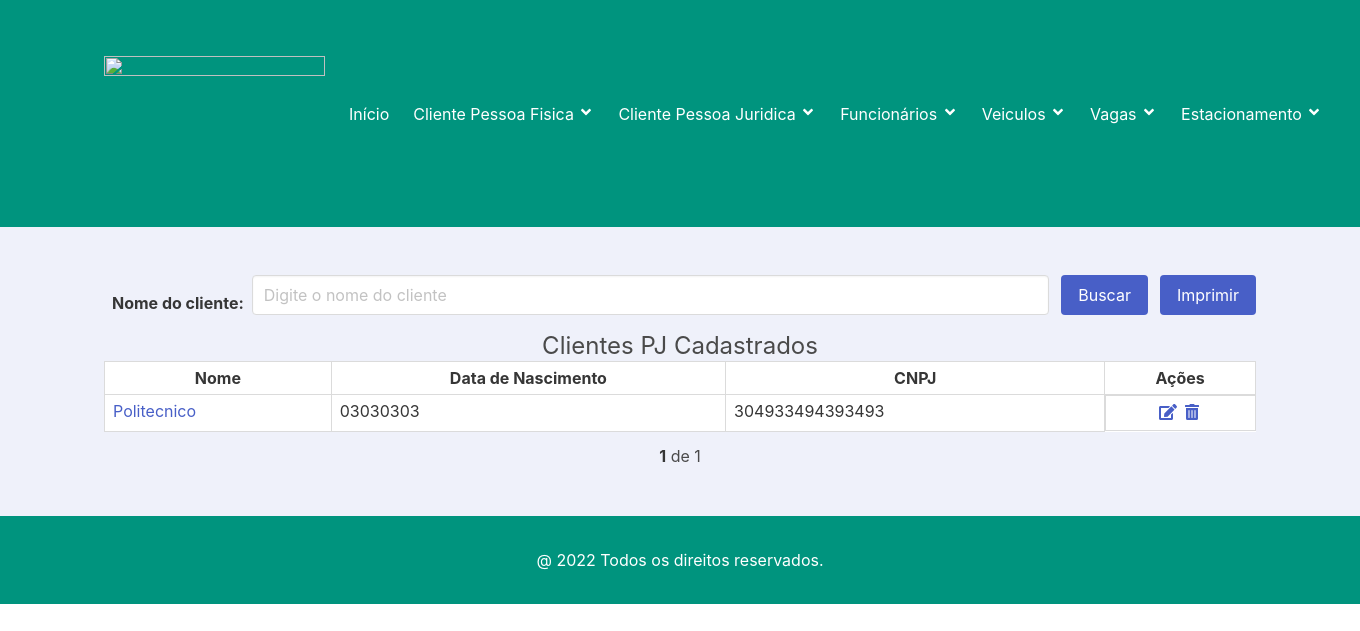
Before: /clientespj with the older database file.
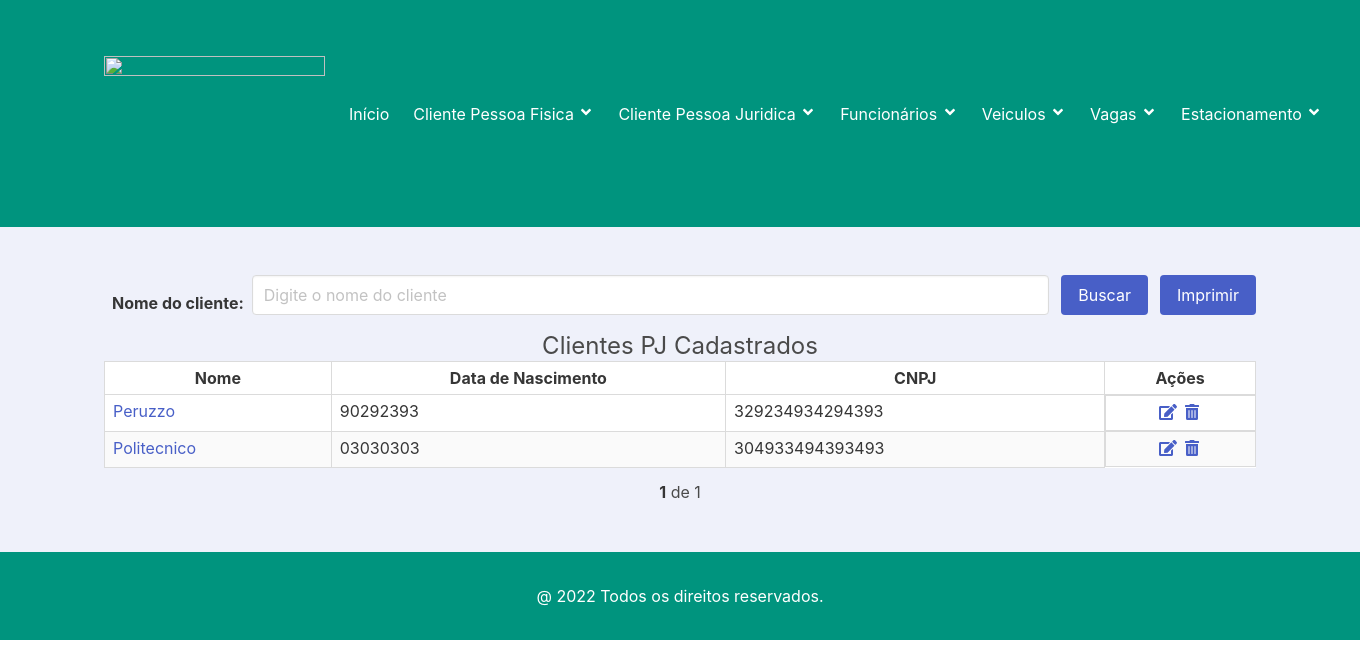
After: the same page with the newer database file.
### clientepj/models.py (models this page shows, shortened)
class Clientepj(Pessoa):
    cnpj = models.CharField('CNPJ', max_length=15, help_text='CNPJ')
    class Meta:
        verbose_name = 'Clientepj'
        verbose_name_plural = 'Clientespj'
        ordering = ['nome',]

### home/models.py (models this page shows, shortened)
class Pessoa(models.Model):
    nome = models.CharField('Nome', max_length=50, help_text='Nome completo')
    datanascimento = models.CharField('Data de Nascimento', max_length=8, help_text='Data de nascimento')
    foto = StdImageField('Foto', upload_to='pessoas', variations={'thumbnail': {'width': 100, 'height': 100,
                                                                                'crop': True}}, delete_orphans=True,
                         null=True, blank=True)
    class Meta:
        verbose_name = "Pessoa"

### clientepj/views.py (the view)
# urls.py: path('clientespj', ClientespjView.as_view(), name='clientespj'),
class ClientespjView(ListView):
    model = Clientepj
    template_name = 'clientespj.html'
    def get_queryset(self, *args, **kwargs):
        buscar = self.request.GET.get('buscar')
        qs = super(ClientespjView, self).get_queryset(*args, **kwargs)
        if buscar:
            qs = qs.filter(nome__icontains=buscar)
        if qs.count() > 0:
            paginator = Paginator(qs, 10)
            listagem = paginator.get_page(self.request.GET.get('page'))
            return listagem
        else:
            return messages.info(self.request, "Não existem clientes cadastrados!")
    def get(self, *args, **kwargs):
        if self.request.GET.get('imprimir') == 'pdf':
            html_pdf = HtmlToPdf(arquivo='clientespj_pdf', qs=self.get_queryset())
            return html_pdf.response
        else:
            return super(ClientespjView, self).get(*args, **kwargs)

### clientepj/templates/clientespj.html (shortened to what this page needs)
{% extends "base.html" %}
{% load static %}
{% block content %}
<section class="section has-background-link-light">
    <div class="container">
        <form id="formListClientespj" action="" method="GET">
            <div class="field is-grouped is-flex is align-items-center is-flex-wrap-wrap">
                <label class="label p-2 mt-2">Nome do cliente:</label>
                <div class="control is-expanded">
                    <input class="input" type="text" name="buscar" value="{{ request.GET.buscar }}"
                           placeholder="Digite o nome do cliente">
                </div>
                <div class="control">
                    <button type="button" class="button is-link" onclick="geraPdf('', 'formListaClientespj');">
                        Buscar
                    </button>
                </div>
                {% if object_list %}
                <div class="control">
                    <button type="button" class="button is-link" onclick="geraPdf('pdf', 'formListaClientespj');">
                        Imprimir
                    </button>
                </div>
                {% endif %}
            </div>
        </form>
        {% if object_list %}
        <div style="text-align: center;"><h1 class="subtitle is-size-4">Clientes PJ Cadastrados</h1></div>
        <div class="table">
            <table class="table is-table is-bordered is-striped is-narrow is-hoverable is-fullwidth">
                <thead>
                <tr>
                    <th class="has-text-centered">Nome</th>
                    <th class="has-text-centered">Data de Nascimento</th>
                    <th class="has-text-centered">CNPJ</th>
                    <th class="has-text-centered" style="widht: 100px;">Ações</th>
                </tr>
                </thead>
                <tbody>
                {% for clientepj in object_list %}
                <tr>
                    <td><a href="" data-toggle="modal" class="modal-target"
                           data-bulma-modal="modal{{clientepj.id}}" id="modal{{clientepj.id}}">
                        {{ clientepj.nome }} </a></td>
                    <td> {{ clientepj.datanascimento }}</td>
                    <td> {{ clientepj.cnpj }}</td>
                    <td class="has-text--centered is-flex is-flex-wrap-nowrap is-justify-content-center">
                        <a href="{% url 'clientepj_editar' clientepj.pk %}">
                            <span class="icon">
                                <i class="fas fa-edit"></i>
                            </span>
                        </a>
                        <a href="{% url 'clientepj_apagar' clientepj.pk %}">
                            <span class="icon">
                                <i class="fas fa-trash-alt"></i>
                            </span>
                        </a>
                    </td>
                </tr>
                {% endfor %}
                </tbody>
            </table>
        </div>
    </div>
    {% include "paginator.html" %}
</section>
{% endif %}
{% endblock %}

Changed rows visible on the page:
added Clientepj: nome "Peruzzo", datanascimento "90292393", cnpj "329234934294393"
